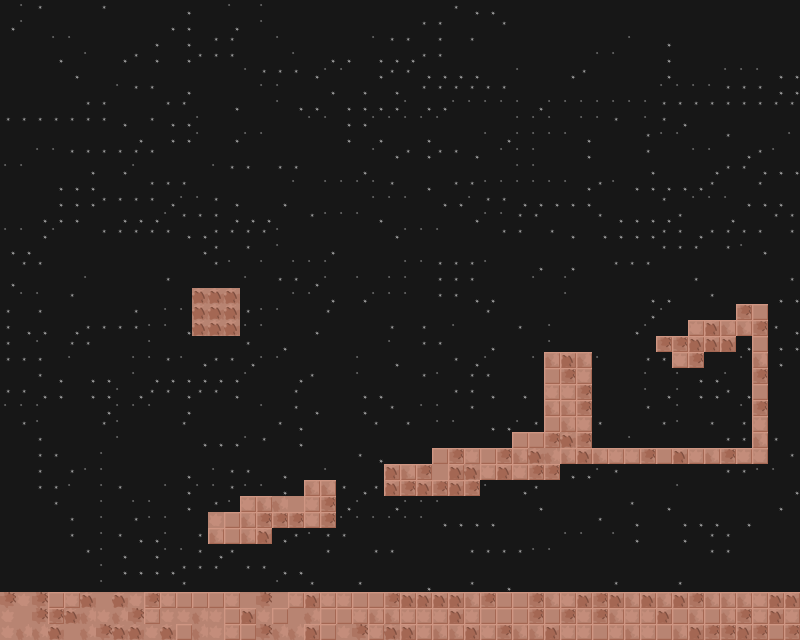

Rendered tile map (Tiled .tmx) drawn with the repository's tilesets; below, a short description and the map source with its tile grids summarised:
An orthogonal 50x40 tile map with 16x16 px tiles, 3 tile layers (sky, floor, bricks).

<map version="1.0" orientation="orthogonal" width="50" height="40" tilewidth="16" tileheight="16">
 <tileset firstgid="1" name="mars" tilewidth="16" tileheight="16">
  <image source="tile.png" width="160" height="16" />
 </tileset>
 <layer name="sky" width="50" height="40">
  <data>[2000 cells, 2000 non-empty, 4 distinct tile ids]</data>
 </layer>
 <layer name="floor" width="50" height="40">
  <data>[2000 cells, 258 non-empty, 5 distinct tile ids]</data>
 </layer>
 <layer name="bricks" width="50" height="40">
  <data>[2000 cells, 197 non-empty, 1 distinct tile ids]</data>
 </layer>
</map>
